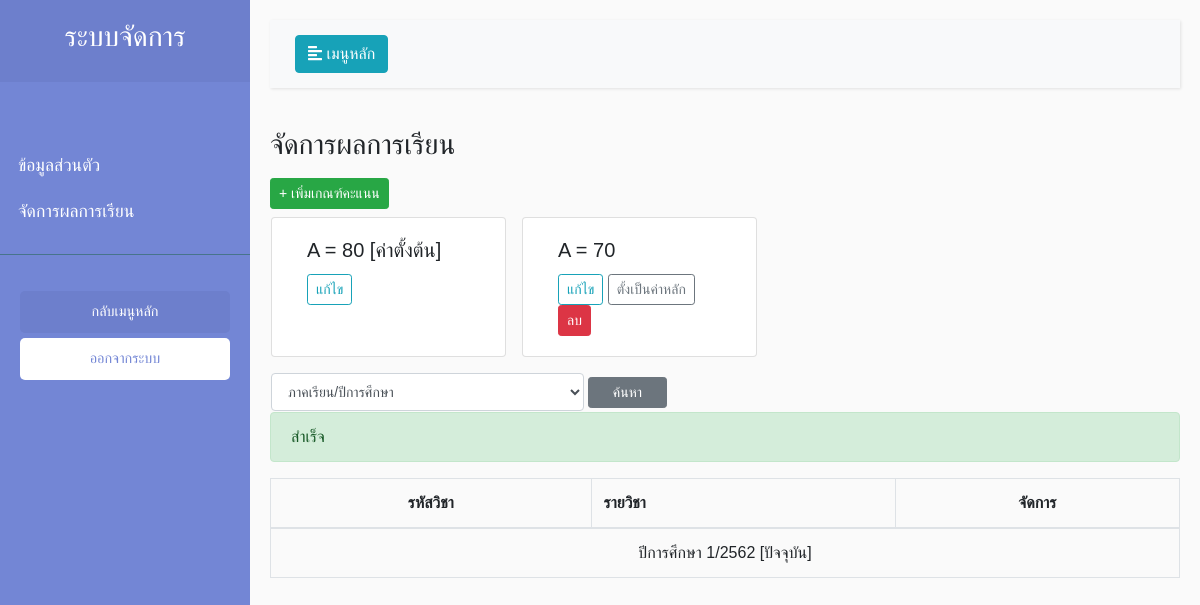
/view/setScore/SubjectList.php?susccess=1 (signed in), run on an earlier commit of the app's database.
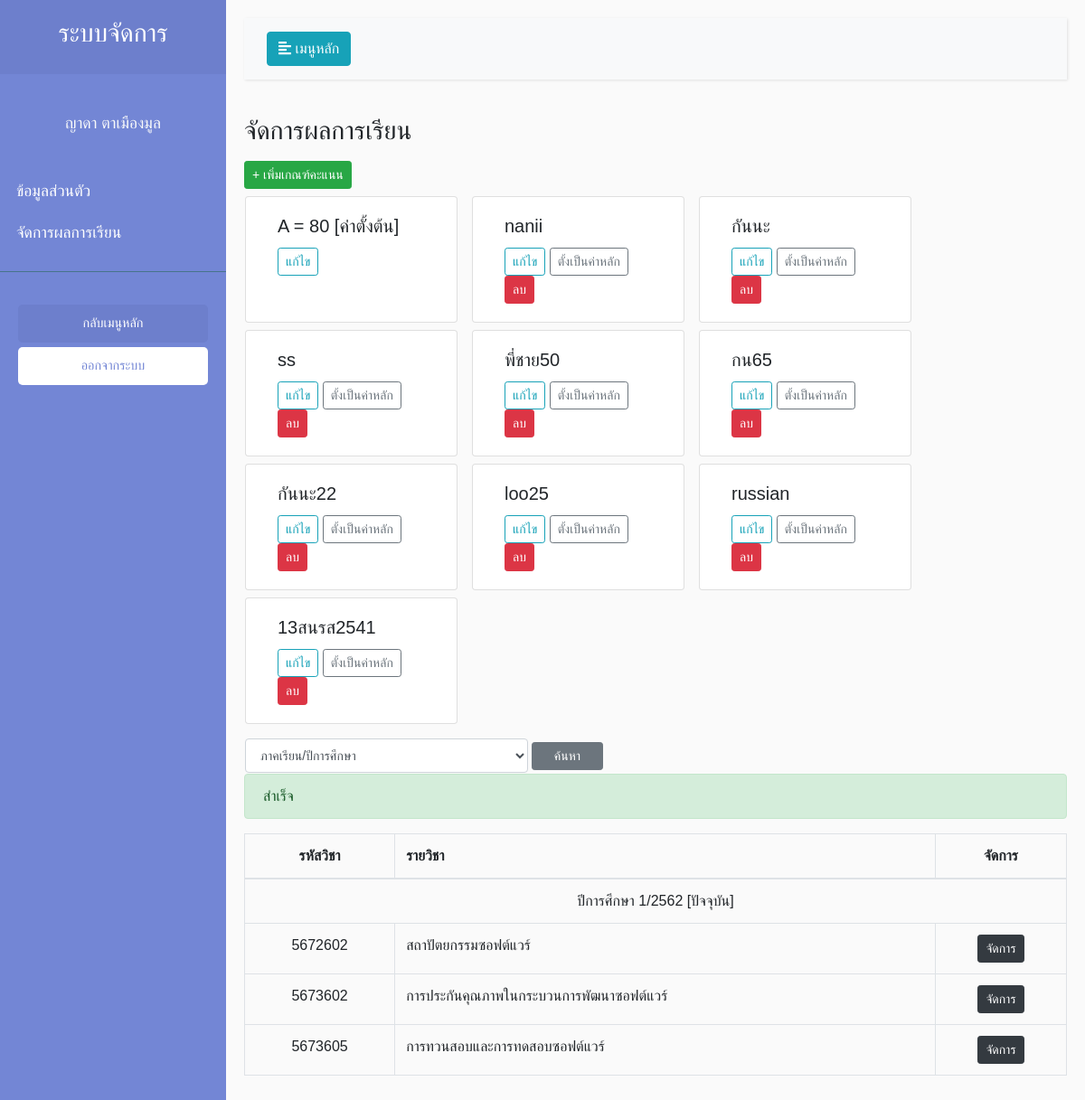
And on a later commit of the database.
### tables this page shows
CREATE TABLE `teacher_tb` (
  `tc_id` int(11) NOT NULL,
  `tc_code` varchar(255) NOT NULL,
  `tc_name` varchar(255) NOT NULL,
  `tc_idCard` varchar(255) NOT NULL,
  `tc_email` varchar(255) NOT NULL,
  `tc_date` date NOT NULL
);

CREATE TABLE `course_tb` (
  `Cos_id` int(11) NOT NULL,
  `Cos_term` varchar(255) NOT NULL,
  `Sub_Code` varchar(255) NOT NULL,
  `Teach_code` varchar(255) NOT NULL,
  `Cos_code` int(11) NOT NULL,
  `ctr_number` int(11) NOT NULL
);

CREATE TABLE `subject_tb` (
  `Sub_id` int(16) NOT NULL,
  `Sub_code` varchar(7) NOT NULL,
  `Sub_Name` varchar(255) NOT NULL,
  `Sub_Credit` varchar(10) NOT NULL
);

### view/setScore/SubjectList.php (the view, shortened to what the changed rows need)
<?php
include('../../model/connect.php');
    $checkCodeStr = substr($_SESSION['id'],0,5);
    $sql ="SELECT * FROM `teacher_tb`
    INNER JOIN course_tb
    ON teacher_tb.tc_code = course_tb.Teach_code
    WHERE teacher_tb.tc_code = '".$checkCodeStr."'";
    $query = $conn->query($sql);
    $result = $query -> FETCH_ASSOC();
    $name = $result['tc_name'];
$datePresent = date('Y') + 543;
$MoPresent = date('m') ;
if($MoPresent >= 6 AND $MoPresent <= 12){
    $txtTerm = "1/".$datePresent;
}
else{
    $txtTerm = "2/".$datePresent;
}
?>
<!DOCTYPE html>
<html>
<head>
    <link rel="stylesheet" href="https://stackpath.bootstrapcdn.com/bootstrap/4.1.0/css/bootstrap.min.css"
>
    <link rel="stylesheet" href="../../style/Style.css">
</head>
<body class="setfont">
    <div class="wrapper">
        <nav id="sidebar">
            <div class="sidebar-header">
                <h3 class="text-center">ระบบจัดการ</h3>
            </div>
            <p class="text-center text-light mt-3 setfont"><?php echo $name; ?> </p>
            <ul class="list-unstyled components pl-2">
            <?php if($_SESSION['Type_id'] == 1){ ?>
                <li>
                    <a href="">ข้อมูลส่วนตัว</a>
                </li>
                <li>
                    <a href="../managerPersonnel/ManagerPersonnel.php">จัดการบุคลากร</a>
                </li>
                <li>
                    <a href="../managerSubject/ManagerSubject.php">จัดการรายวิชา</a>
                </li>
                <li>
                    <a href="../managerProgram/ManagerProgram.php">จัดการแผนการสอน</a>
                </li>
            <?php } else{?>
                <li>
                </li>
                <li>
                </li>
            <?php } ?>
            </ul>
            <ul class="list-unstyled CTAs">
                <li>
                </li>
                <li>
                </li>
            </ul>
        </nav>
        <div id="content">
<div class="row">
<?php
$sqlcheck = "SELECT DISTINCT `ctr_number` FROM `criteria_tb`";
    $querycheck = $conn->query($sqlcheck);
    for($i = 1;$i<=$querycheck->num_rows;$i++){
?>
<div class="card mt-2 col-3 ml-3" style="width: 18rem;">
  <div class="card-body">
  <?php
    $sqlCriteria = "SELECT DISTINCT ctr_number,ctr_name FROM `criteria_tb` WHERE ctr_number = '".$i."'";
    $queryCriteria = $conn->query($sqlCriteria);
while($resultCriteria = $queryCriteria->FETCH_ASSOC()){
    ?>
    <h5 class="card-title">  <?php   if($i == 1){ echo $resultCriteria['ctr_name']." ".'[ค่าตั้งต้น]';}else{echo $resultCriteria['ctr_name'];} ?></h5>
    <a class="btn btn-outline-info btn-sm" href="../criteria/EditCriteria.php?CTID=<?php echo $i; ?>">แก้ไข</a>
<?php if($i != 1 ){?>
    <td><a class="btn btn-outline-secondary btn-sm" href="JavaScript:if(confirm('แน่ใจนะ ?') == true){window.location='../../control/criteria/SetMain.php?id=<?php echo $resultCriteria["ctr_number"];?>';}">ตั้งเป็นค่าหลัก</a></td>
<td><a class="btn btn-danger btn-sm" href="JavaScript:if(confirm('คุณแน่ใจแล้วใช่ไหม?') == true){window.location='../../control/criteria/Delcriterria.php?id=<?php echo $resultCriteria["ctr_number"];?>';}">ลบ</a></td>
<?php } ?>
<?php } ?>
  </div>
</div>
<?php } ?>
</div>
<table class="table table-bordered mt-3 mx-auto">
    <thead>
        <tr>
            <th class="text-center" scope="col">รหัสวิชา</th>
            <th scope="col">รายวิชา</th>
            <th class="text-center" scope="col">จัดการ</th>
          </tr>
        </thead>
        <tbody>
            <tbody>
            <td colspan="3" class="text-center">ปีการศึกษา <?php if($_GET['txtkey']){echo $_GET['txtkey'];} else{echo $txtTerm." [ปัจจุบัน]";} ?></td>
                <tr>
                <?php
                if($_GET['txtkey'] != ""){
                    $sqlshow ="SELECT * FROM `teacher_tb`
                INNER JOIN course_tb
                ON teacher_tb.tc_code = course_tb.Teach_code
                INNER JOIN subject_tb
                ON subject_tb.Sub_code = course_tb.Sub_Code
                WHERE teacher_tb.tc_code = '".$checkCodeStr."' AND course_tb.Cos_term = '".$_GET['txtkey']."'";
                }
                else{
                    $sqlshow ="SELECT * FROM `teacher_tb`
                INNER JOIN course_tb
                ON teacher_tb.tc_code = course_tb.Teach_code
                INNER JOIN subject_tb
                ON subject_tb.Sub_code = course_tb.Sub_Code
                WHERE teacher_tb.tc_code = '".$checkCodeStr."' AND course_tb.Cos_term = '".$txtTerm."'";
                }
                $queryshow = $conn->query($sqlshow);
                while($row = $queryshow->fetch_assoc()){ ?>
                  <td class="text-center"><?php echo $row['Sub_Code']; ?></td>
                  <td><?php echo $row['Sub_Name']; ?></td>
                  <td class="text-center"><a class="btn btn-dark btn-sm" href="./ManagerGrade.php?SJ_ID=<?php echo $row['Sub_Code']; ?>">จัดการ</a></td>
                </tr>
                <?php } ?>
              </tbody>
      </table>
</div>
</body>
</html>

What changed in the data, as far as the page shows it:
now on this page (row edited): teacher_tb: tc_name "ญาดา ตาเมืองมูล", course_tb.Sub_Code "5672602", subject_tb.Sub_Name "สถาปัตยกรรมซอฟต์แวร์", course_tb.Sub_Code "5673602", subject_tb.Sub_Name "การประกันคุณภาพในกระบวนการพัฒนาซอฟต์แวร์", course_tb.Sub_Code "5673605", subject_tb.Sub_Name "การทวนสอบและการทดสอบซอฟต์แวร์"
Also different on the page:
list line gone: "A = 70 แก้ไข ตั้งเป็นค่าหลัก ลบ"
new list line: "nanii แก้ไข ตั้งเป็นค่าหลัก ลบ"
new list line: "กันนะ แก้ไข ตั้งเป็นค่าหลัก ลบ"
new list line: "ss แก้ไข ตั้งเป็นค่าหลัก ลบ"
new list line: "พี่ชาย50 แก้ไข ตั้งเป็นค่าหลัก ลบ"
new list line: "กน65 แก้ไข ตั้งเป็นค่าหลัก ลบ"
new list line: "กันนะ22 แก้ไข ตั้งเป็นค่าหลัก ลบ"
new list line: "loo25 แก้ไข ตั้งเป็นค่าหลัก ลบ"
new list line: "russian แก้ไข ตั้งเป็นค่าหลัก ลบ"
new list line: "13สนรส2541 แก้ไข ตั้งเป็นค่าหลัก ลบ"
